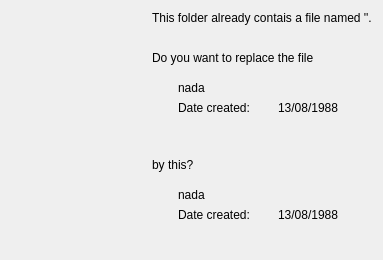
<?xml version="1.0" encoding="UTF-8"?>
<ui version="4.0">
 <class>FileReplaceDialog</class>
 <widget class="QDialog" name="FileReplaceDialog">
  <property name="geometry">
   <rect>
    <x>0</x>
    <y>0</y>
    <width>383</width>
    <height>260</height>
   </rect>
  </property>
  <property name="windowTitle">
   <string notr="true">Form</string>
  </property>
  <layout class="QHBoxLayout" name="horizontalLayout_3">
   <item>
    <widget class="QLabel" name="label_2">
     <property name="text">
      <string/>
     </property>
     <property name="pixmap">
      <pixmap resource="../../resources.qrc">:/images/folder.png</pixmap>
     </property>
     <property name="alignment">
      <set>Qt::AlignLeading|Qt::AlignLeft|Qt::AlignTop</set>
     </property>
    </widget>
   </item>
   <item>
    <spacer name="horizontalSpacer">
     <property name="orientation">
      <enum>Qt::Horizontal</enum>
     </property>
     <property name="sizeType">
      <enum>QSizePolicy::MinimumExpanding</enum>
     </property>
     <property name="sizeHint" stdset="0">
      <size>
       <width>40</width>
       <height>20</height>
      </size>
     </property>
    </spacer>
   </item>
   <item>
    <layout class="QVBoxLayout" name="verticalLayout_3">
     <item>
      <widget class="QLabel" name="label">
       <property name="text">
        <string>This folder already contais a file named ''.</string>
       </property>
      </widget>
     </item>
     <item>
      <spacer name="verticalSpacer">
       <property name="orientation">
        <enum>Qt::Vertical</enum>
       </property>
       <property name="sizeType">
        <enum>QSizePolicy::MinimumExpanding</enum>
       </property>
       <property name="sizeHint" stdset="0">
        <size>
         <width>20</width>
         <height>20</height>
        </size>
       </property>
      </spacer>
     </item>
     <item>
      <widget class="QLabel" name="label_3">
       <property name="text">
        <string>Do you want to replace the file</string>
       </property>
      </widget>
     </item>
     <item>
      <spacer name="verticalSpacer_6">
       <property name="orientation">
        <enum>Qt::Vertical</enum>
       </property>
       <property name="sizeType">
        <enum>QSizePolicy::MinimumExpanding</enum>
       </property>
       <property name="sizeHint" stdset="0">
        <size>
         <width>20</width>
         <height>10</height>
        </size>
       </property>
      </spacer>
     </item>
     <item>
      <layout class="QHBoxLayout" name="horizontalLayout_2">
       <item>
        <widget class="QLabel" name="label_14">
         <property name="sizePolicy">
          <sizepolicy hsizetype="Maximum" vsizetype="Preferred">
           <horstretch>0</horstretch>
           <verstretch>0</verstretch>
          </sizepolicy>
         </property>
         <property name="text">
          <string/>
         </property>
         <property name="pixmap">
          <pixmap resource="../../resources.qrc">:/images/folder.png</pixmap>
         </property>
         <property name="alignment">
          <set>Qt::AlignLeading|Qt::AlignLeft|Qt::AlignTop</set>
         </property>
        </widget>
       </item>
       <item>
        <spacer name="horizontalSpacer_2">
         <property name="orientation">
          <enum>Qt::Horizontal</enum>
         </property>
         <property name="sizeType">
          <enum>QSizePolicy::Maximum</enum>
         </property>
         <property name="sizeHint" stdset="0">
          <size>
           <width>13</width>
           <height>20</height>
          </size>
         </property>
        </spacer>
       </item>
       <item>
        <layout class="QVBoxLayout" name="verticalLayout">
         <item>
          <layout class="QGridLayout" name="gridLayout">
           <item row="0" column="0" colspan="2">
            <widget class="QLabel" name="label_6">
             <property name="text">
              <string notr="true">nada</string>
             </property>
            </widget>
           </item>
           <item row="1" column="0">
            <widget class="QLabel" name="label_7">
             <property name="text">
              <string>Date created:</string>
             </property>
            </widget>
           </item>
           <item row="1" column="1">
            <widget class="QLabel" name="label_8">
             <property name="text">
              <string>13/08/1988</string>
             </property>
            </widget>
           </item>
          </layout>
         </item>
         <item>
          <spacer name="verticalSpacer_2">
           <property name="orientation">
            <enum>Qt::Vertical</enum>
           </property>
           <property name="sizeHint" stdset="0">
            <size>
             <width>20</width>
             <height>40</height>
            </size>
           </property>
          </spacer>
         </item>
        </layout>
       </item>
      </layout>
     </item>
     <item>
      <spacer name="verticalSpacer_4">
       <property name="orientation">
        <enum>Qt::Vertical</enum>
       </property>
       <property name="sizeType">
        <enum>QSizePolicy::MinimumExpanding</enum>
       </property>
       <property name="sizeHint" stdset="0">
        <size>
         <width>20</width>
         <height>10</height>
        </size>
       </property>
      </spacer>
     </item>
     <item>
      <widget class="QLabel" name="label_9">
       <property name="text">
        <string>by this?</string>
       </property>
      </widget>
     </item>
     <item>
      <spacer name="verticalSpacer_5">
       <property name="orientation">
        <enum>Qt::Vertical</enum>
       </property>
       <property name="sizeType">
        <enum>QSizePolicy::MinimumExpanding</enum>
       </property>
       <property name="sizeHint" stdset="0">
        <size>
         <width>20</width>
         <height>10</height>
        </size>
       </property>
      </spacer>
     </item>
     <item>
      <layout class="QHBoxLayout" name="horizontalLayout">
       <item>
        <widget class="QLabel" name="label_15">
         <property name="sizePolicy">
          <sizepolicy hsizetype="Maximum" vsizetype="Preferred">
           <horstretch>0</horstretch>
           <verstretch>0</verstretch>
          </sizepolicy>
         </property>
         <property name="text">
          <string/>
         </property>
         <property name="pixmap">
          <pixmap resource="../../resources.qrc">:/images/folder.png</pixmap>
         </property>
         <property name="alignment">
          <set>Qt::AlignLeading|Qt::AlignLeft|Qt::AlignTop</set>
         </property>
        </widget>
       </item>
       <item>
        <spacer name="horizontalSpacer_3">
         <property name="orientation">
          <enum>Qt::Horizontal</enum>
         </property>
         <property name="sizeType">
          <enum>QSizePolicy::Maximum</enum>
         </property>
         <property name="sizeHint" stdset="0">
          <size>
           <width>13</width>
           <height>20</height>
          </size>
         </property>
        </spacer>
       </item>
       <item>
        <layout class="QVBoxLayout" name="verticalLayout_2">
         <item>
          <layout class="QGridLayout" name="gridLayout_2">
           <item row="0" column="0" colspan="2">
            <widget class="QLabel" name="label_11">
             <property name="text">
              <string notr="true">nada</string>
             </property>
            </widget>
           </item>
           <item row="1" column="0">
            <widget class="QLabel" name="label_10">
             <property name="text">
              <string>Date created:</string>
             </property>
            </widget>
           </item>
           <item row="1" column="1">
            <widget class="QLabel" name="label_16">
             <property name="text">
              <string>13/08/1988</string>
             </property>
            </widget>
           </item>
          </layout>
         </item>
         <item>
          <spacer name="verticalSpacer_3">
           <property name="orientation">
            <enum>Qt::Vertical</enum>
           </property>
           <property name="sizeHint" stdset="0">
            <size>
             <width>20</width>
             <height>40</height>
            </size>
           </property>
          </spacer>
         </item>
        </layout>
       </item>
      </layout>
     </item>
    </layout>
   </item>
  </layout>
 </widget>
 <resources>
  <include location="../../resources.qrc"/>
  <include location="../../../../../resources.qrc"/>
 </resources>
 <connections/>
</ui>
